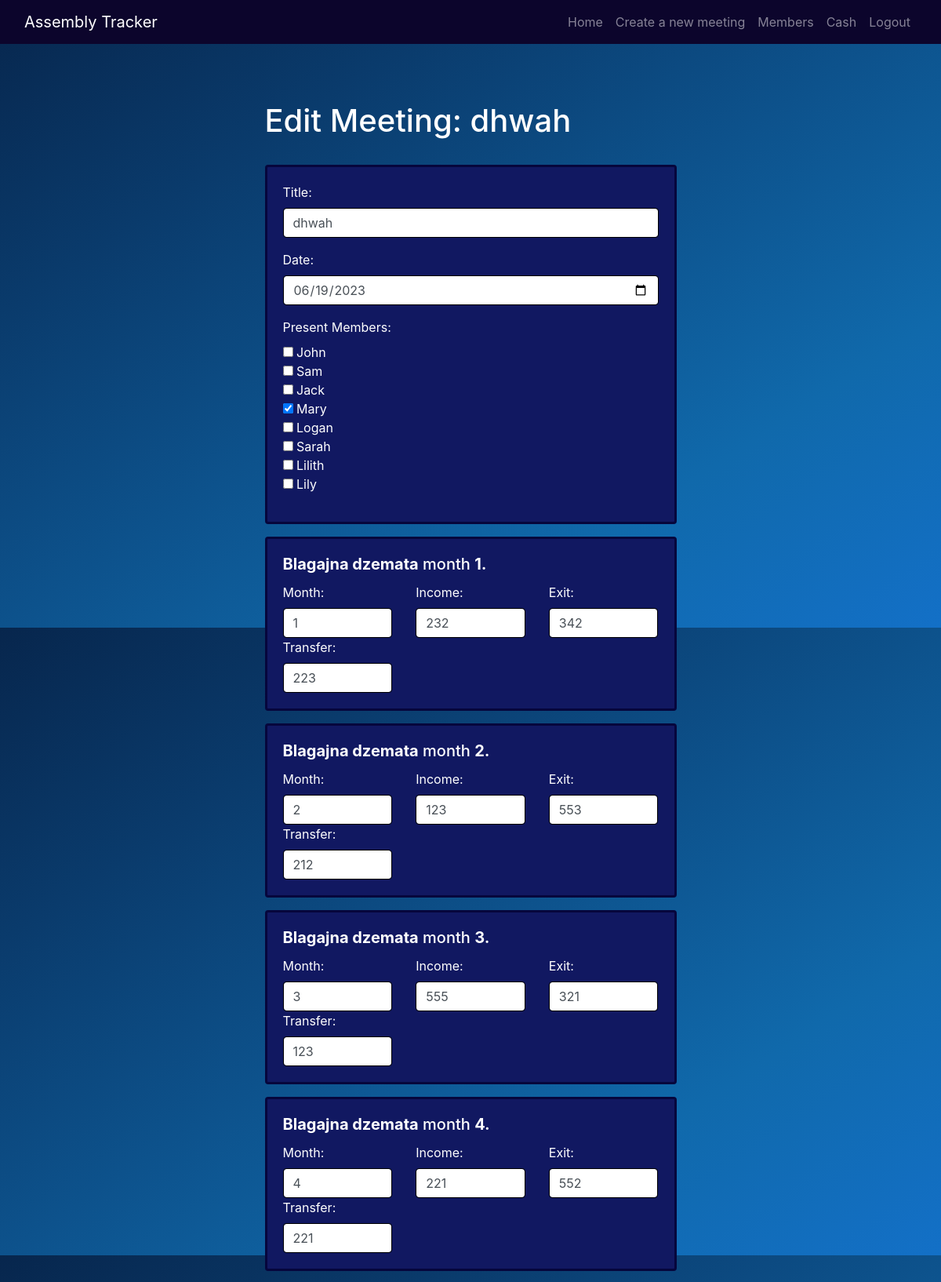
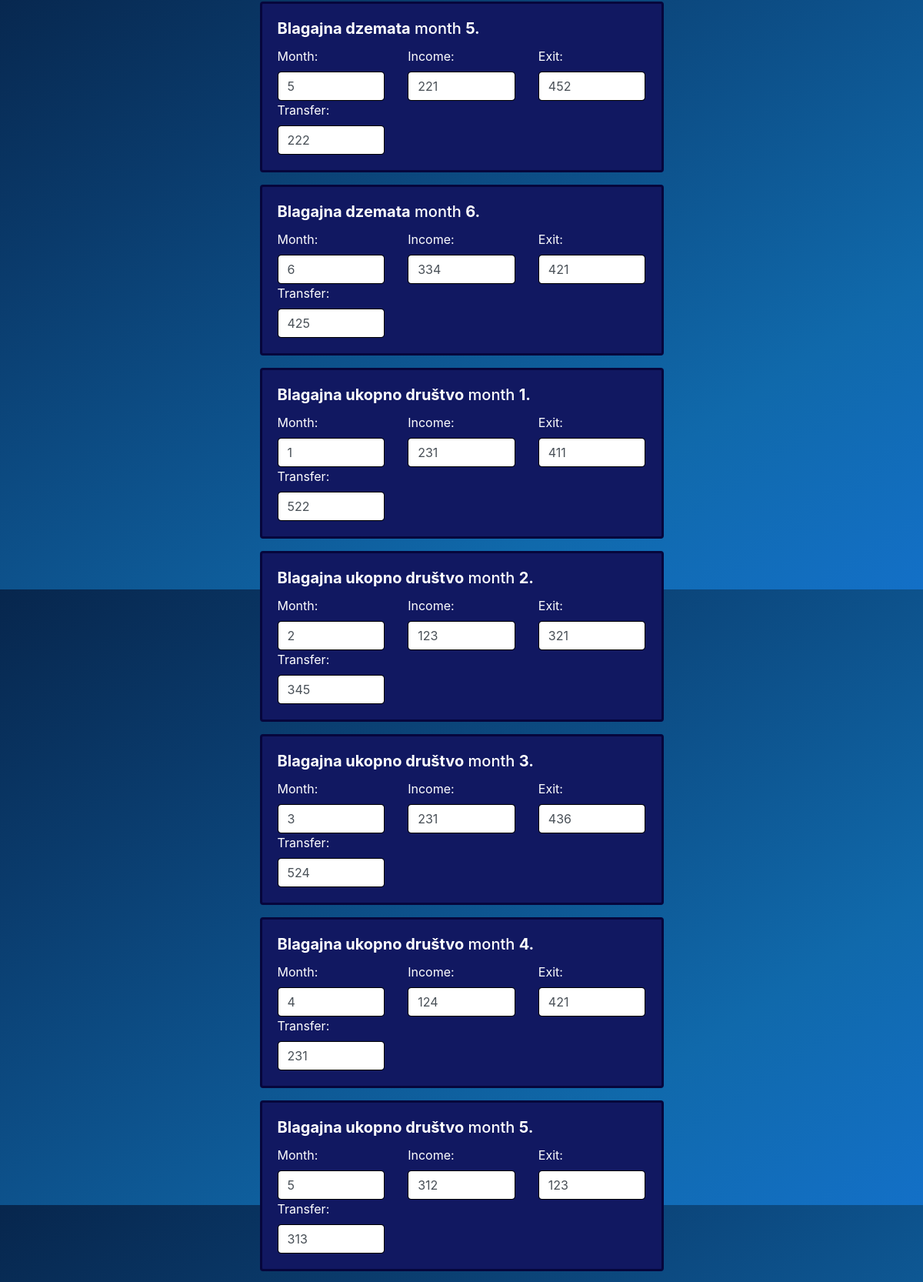
Page /meeting-edit/59/ (signed in, upper part) on the committed database (2 pictures, top to bottom).
### meetings/models.py (models this page shows, shortened)
class Meeting(models.Model):
    organization = models.ForeignKey(Organization, on_delete=models.CASCADE)
    title = models.CharField(max_length=101)
    date = models.DateField()
    present_members = models.ManyToManyField('Member', related_name='meetings')

class Member(models.Model):
    organization = models.ForeignKey(Organization, on_delete=models.CASCADE, null=True, blank=True)
    name = models.CharField(max_length=100)
    present_times = models.PositiveIntegerField(default=0)

class AgendaItem(models.Model):
    agenda_item = models.CharField(max_length=100)
    description = models.TextField()
    mjesec = models.PositiveIntegerField(default=1)
    ulaz = models.IntegerField(default=0)
    izlaz = models.IntegerField(default=0)
    prenos = models.IntegerField(default=0)
    meeting = models.ForeignKey(Meeting, on_delete=models.CASCADE, related_name='agenda_items', default=None)

### meetings/views.py (the view)
# urls.py: path('meeting-edit/<int:meeting_id>/', views.meeting_edit, name='meeting_edit'),
def meeting_edit(request, meeting_id):
    organization = request.user.organization
    meeting = get_object_or_404(Meeting, id=meeting_id)
    members = Member.objects.filter(organization=organization)
    if request.method == 'POST':
        form = MeetingForm(request.POST, instance=meeting)
        if form.is_valid():
            form.save()
            agenda_items = request.POST.getlist('agenda_item[]')
            descriptions = request.POST.getlist('agenda_description[]')
            mjeseci = request.POST.getlist('agenda_mjesec[]')
            ulazi = request.POST.getlist('agenda_ulaz[]')
            izlazi = request.POST.getlist('agenda_izlaz[]')
            prenosi = request.POST.getlist('agenda_prenos[]')
            meeting.agenda_items.all().delete()
            print(agenda_items)
            for i in range(len(mjeseci)):
                agenda_item = AgendaItem(agenda_item=agenda_items[i], mjesec=mjeseci[i], ulaz=ulazi[i], izlaz=izlazi[i], prenos=prenosi[i], meeting=meeting)
                agenda_item.save()
            if len(descriptions) > 0:
                for i in range(len(mjeseci) , len(agenda_items)):
                    agenda_item = AgendaItem(agenda_item=agenda_items[i], description=descriptions[i-len(mjeseci)], meeting=meeting)
                    agenda_item.save()
            return redirect('meetings:meeting_detail', meeting_id=meeting.id)
    else:
        form = MeetingForm(instance=meeting)
    return render(request, 'meeting_edit.html', {'form': form, 'meeting': meeting, 'members': members})

### meetings/forms.py
class MeetingForm(forms.ModelForm):
    present_members = forms.ModelMultipleChoiceField(queryset=Member.objects.all(), widget=forms.CheckboxSelectMultiple)
    class Meta:
        model = Meeting
        fields = ['title', 'date', 'present_members']

### meetings/templates/meeting_edit.html (shortened to what this page needs)
{% extends 'base.html' %}
{% block content %}
    <div class="container">
        <div class="row">
            <div class="col-md-6 offset-md-3">
                <h1>Edit Meeting: {{ meeting.title }}</h1><br>
                <form method="post">
                    <div class="card mb-3">
                        <div class="card-body">
                            <div class="form-group">
                                <label for="{{ form.title.id_for_label }}">Title:</label>
                                <input type="text" class="form-control" placeholder="Title" name="{{ form.title.name }}" id="{{ form.title.id_for_label }}" value="{{ form.title.value }}" required>
                            </div>
                            <div class="form-group">
                                <label for="{{ form.date.id_for_label }}">Date:</label>
                                <input type="date" class="form-control" placeholder="MM/DD/YYYY" name="{{ form.date.name }}" id="{{ form.date.id_for_label }}" value="{{ form.date.value|date:'Y-m-d' }}" pattern="(0[1-9]|1[0-2])/(0[1-9]|[1-2][0-9]|3[0-1])/\d{4}" required inputmode="numeric">
                            </div>
                            <div class="form-group">
                                <label for="{{ form.present_members.id_for_label }}">Present Members:</label><br>
                                {% for member in members %}
                                    <input type="checkbox" name="present_members" value="{{ member.id }}" {% if member in meeting.present_members.all %}checked{% endif %}> {{ member.name }}<br>
                                {% endfor %}
                            </div>
                        </div>
                    </div>
                    <div id="agenda-items">
                        {% for agenda_item in meeting.agenda_items.all %}
                            <div class="form-group">
                                <div class="card">
                                    <div class="card-body">
                                        {% if agenda_item.ulaz > 0 or agenda_item.izlaz > 0 or agenda_item.prenos > 0 %}
                                            <h5 class="card-title"><b>{{ agenda_item.agenda_item }}</b> month <b>{{ agenda_item.mjesec }}.</b></h5>
                                            <div class="row">
                                                <div class="col-md-4">
                                                    <label>Month:</label>
                                                    <input type="number" class="form-control" placeholder="Month" name="agenda_mjesec[]" required value="{{ agenda_item.mjesec }}">
                                                </div>
                                                <div class="col-md-4">
                                                    <label>Income:</label>
                                                    <input type="number" class="form-control" placeholder="Income" name="agenda_ulaz[]" value="{{ agenda_item.ulaz }}" required>
                                                </div>
                                                <div class="col-md-4">
                                                    <label>Exit:</label>
                                                    <input type="number" class="form-control" placeholder="Exit" name="agenda_izlaz[]" value="{{ agenda_item.izlaz }}" required>
                                                </div>
                                                <div class="col-md-4">
                                                    <label>Transfer:</label>
                                                    <input type="number" class="form-control" placeholder="Prenos" name="agenda_prenos[]" value="{{ agenda_item.prenos }}" required>
                                                </div>
                                            </div>
                                        {% endif %}
                                    </div>
                                </div>
                            </div>
                        {% endfor %}
                    </div>
                    <br>
                    <a href="{% url 'meetings:homepage' %}" class="btn btn-danger">Cancel</a><br><br><br><br><br>
                </form>
            </div>
        </div>
    </div>
{% endblock %}

### meetings/templates/meeting_edit.html (style rules this page uses)
.container { margin-top: 50px; }
.form-control { border-color: rgb(0, 0, 0); }
h1 { color: white; }
.card { background-color: rgb(17, 24, 97); border: solid rgb(6, 6, 60); color: white; }

### rows in the picture
Meeting: title "dhwah", date "06/19/2023"
Member: name "John"
Member: name "Sam"
Member: name "Jack"
Member: present_members "☑", name "Mary"
Member: name "Logan"
Member: name "Sarah"
Member: name "Lilith"
Member: name "Lily"
AgendaItem: agenda_item "Blagajna dzemata", mjesec "1", ulaz "232", izlaz "342", prenos "223"
AgendaItem: agenda_item "Blagajna dzemata", mjesec "2", ulaz "123", izlaz "553", prenos "212"
AgendaItem: agenda_item "Blagajna dzemata", mjesec "3", ulaz "555", izlaz "321", prenos "123"
AgendaItem: agenda_item "Blagajna dzemata", mjesec "4", ulaz "221", izlaz "552", prenos "221"
AgendaItem: agenda_item "Blagajna dzemata", mjesec "5", ulaz "221", izlaz "452", prenos "222"
AgendaItem: agenda_item "Blagajna dzemata", mjesec "6", ulaz "334", izlaz "421", prenos "425"
AgendaItem: agenda_item "Blagajna ukopno društvo", mjesec "1", ulaz "231", izlaz "411", prenos "522"
AgendaItem: agenda_item "Blagajna ukopno društvo", mjesec "2", ulaz "123", izlaz "321", prenos "345"
AgendaItem: agenda_item "Blagajna ukopno društvo", mjesec "3", ulaz "231", izlaz "436", prenos "524"
AgendaItem: agenda_item "Blagajna ukopno društvo", mjesec "4", ulaz "124", izlaz "421", prenos "231"
AgendaItem: agenda_item "Blagajna ukopno društvo", mjesec "5", ulaz "312", izlaz "123", prenos "313"
